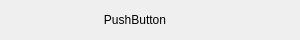
<?xml version="1.0" encoding="UTF-8"?>
<ui version="4.0">
 <class>WidgetFeature</class>
 <widget class="QWidget" name="WidgetFeature">
  <property name="geometry">
   <rect>
    <x>0</x>
    <y>0</y>
    <width>300</width>
    <height>40</height>
   </rect>
  </property>
  <property name="minimumSize">
   <size>
    <width>70</width>
    <height>40</height>
   </size>
  </property>
  <property name="maximumSize">
   <size>
    <width>300</width>
    <height>40</height>
   </size>
  </property>
  <property name="windowTitle">
   <string>Form</string>
  </property>
  <property name="styleSheet">
   <string notr="true"/>
  </property>
  <layout class="QHBoxLayout" name="horizontalLayout">
   <property name="spacing">
    <number>10</number>
   </property>
   <property name="leftMargin">
    <number>0</number>
   </property>
   <property name="topMargin">
    <number>0</number>
   </property>
   <property name="rightMargin">
    <number>0</number>
   </property>
   <property name="bottomMargin">
    <number>0</number>
   </property>
   <item>
    <widget class="QPushButton" name="pushButton_name">
     <property name="sizePolicy">
      <sizepolicy hsizetype="Ignored" vsizetype="Ignored">
       <horstretch>0</horstretch>
       <verstretch>0</verstretch>
      </sizepolicy>
     </property>
     <property name="styleSheet">
      <string notr="true"/>
     </property>
     <property name="text">
      <string>PushButton</string>
     </property>
     <property name="icon">
      <iconset>
       <normalon>:/graphics/graphics/icon_not_connected.png</normalon>
      </iconset>
     </property>
     <property name="iconSize">
      <size>
       <width>60</width>
       <height>40</height>
      </size>
     </property>
     <property name="checkable">
      <bool>true</bool>
     </property>
     <property name="flat">
      <bool>true</bool>
     </property>
    </widget>
   </item>
   <item>
    <widget class="QWidget" name="widget_status" native="true">
     <property name="sizePolicy">
      <sizepolicy hsizetype="Fixed" vsizetype="Fixed">
       <horstretch>0</horstretch>
       <verstretch>0</verstretch>
      </sizepolicy>
     </property>
     <property name="minimumSize">
      <size>
       <width>20</width>
       <height>20</height>
      </size>
     </property>
     <property name="maximumSize">
      <size>
       <width>20</width>
       <height>20</height>
      </size>
     </property>
     <property name="styleSheet">
      <string notr="true"/>
     </property>
    </widget>
   </item>
  </layout>
 </widget>
 <resources/>
 <connections/>
</ui>
